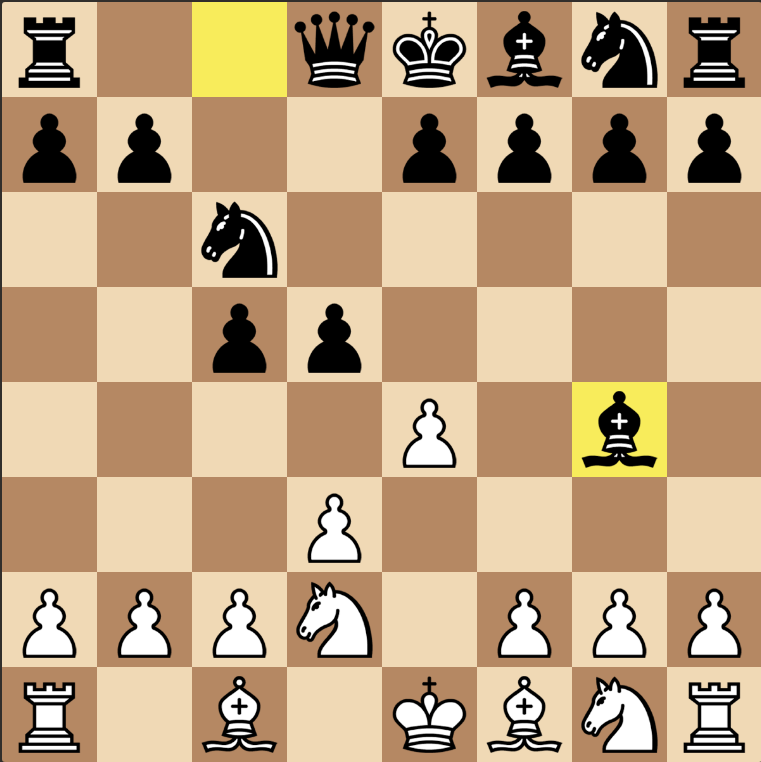
#> input picture board-testing/1.png, 761 x 762 px
$ jupyter execute --allow-errors main.ipynb   (older library calls are emulated)
#> lines starting #> are read from the running program, lines starting #| are printed output that depends on the picture; after the words box and inside, x2 and y2 are one past the last pixel; in counts of white or black regions, pixels touching at a corner belong together
[cell 1]
import sdl2
import sdl2.ext
import os
import ctypes

sdl2.ext.init()
#> (this line was passed over: sdl2 is not available in this run)

#> (the rest of this cell did not finish here and is left out)

[cell 2]
import cv2
from imutils import contours
import numpy as np
import pynput

[cell 3]
image = cv2.imread('1.png')
#> image is the input picture: shape (762, 761, 3); mean B, G, R 129.3, 163.2, 191.8
gray = cv2.cvtColor(image, cv2.COLOR_BGR2GRAY)
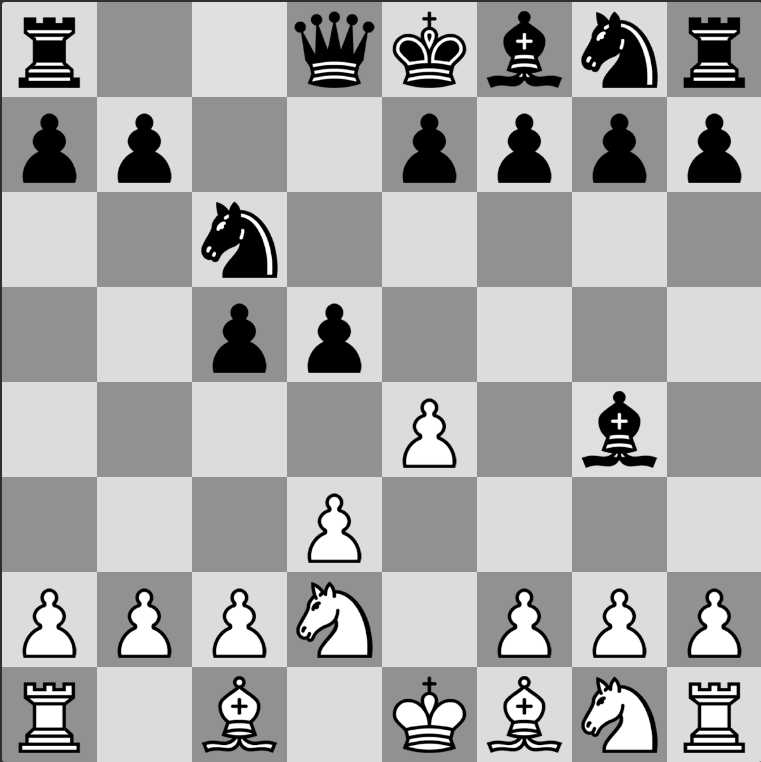
#> gray: shape (762, 761); min 0, max 255, mean 167.9
cv2.imwrite("2-1.png", gray)
thresh = cv2.adaptiveThreshold(gray,255,cv2.ADAPTIVE_THRESH_GAUSSIAN_C, cv2.THRESH_BINARY_INV,57,5)
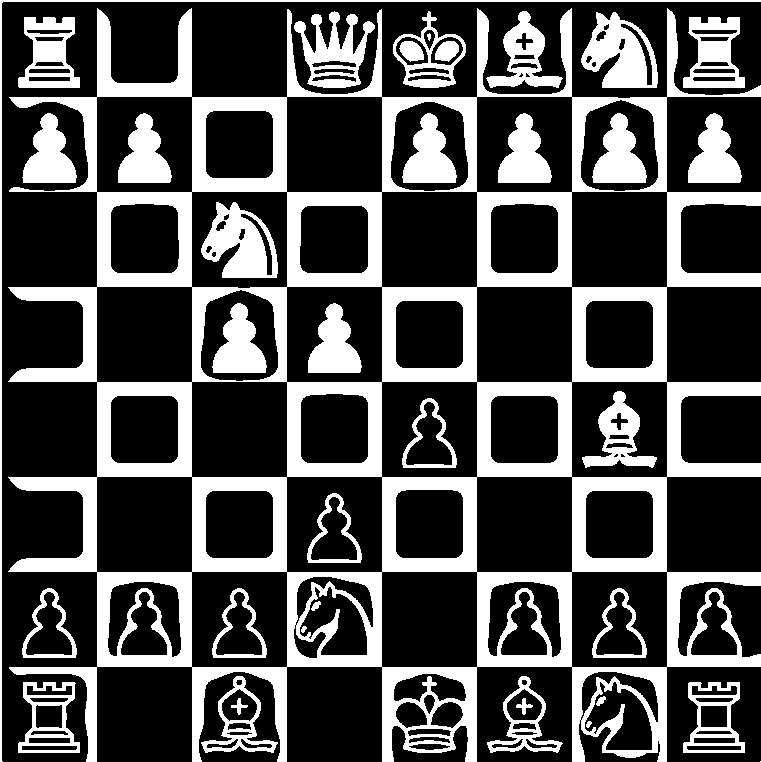
#> thresh: shape (762, 761); 29.9% white; 37 white regions (1 under 20 px)
cv2.imwrite("2.png", thresh)
#> Out = True

[cell 4]
# Filter out all numbers and noise to isolate only boxes
cnts = cv2.findContours(thresh, cv2.RETR_TREE, cv2.CHAIN_APPROX_SIMPLE)
#> cnts = 156 contours, 8 with area under 20; largest, box (x1, y1, x2, y2) and area: (8, 8, 761, 762) 370669, (191, 191, 288, 289) 9226, (571, 571, 668, 668) 9214, (381, 571, 478, 668) 9214, (191, 571, 288, 668) 9214
cnts = cnts[0] if len(cnts) == 2 else cnts[1]
for c in cnts:
    area = cv2.contourArea(c)
    if area < 1000:
        cv2.drawContours(thresh, [c], -1, (0,0,0), -1)
#> this loop made 156 passes
#> area on passes 2 to 4: 3015.5, 271.5, 250
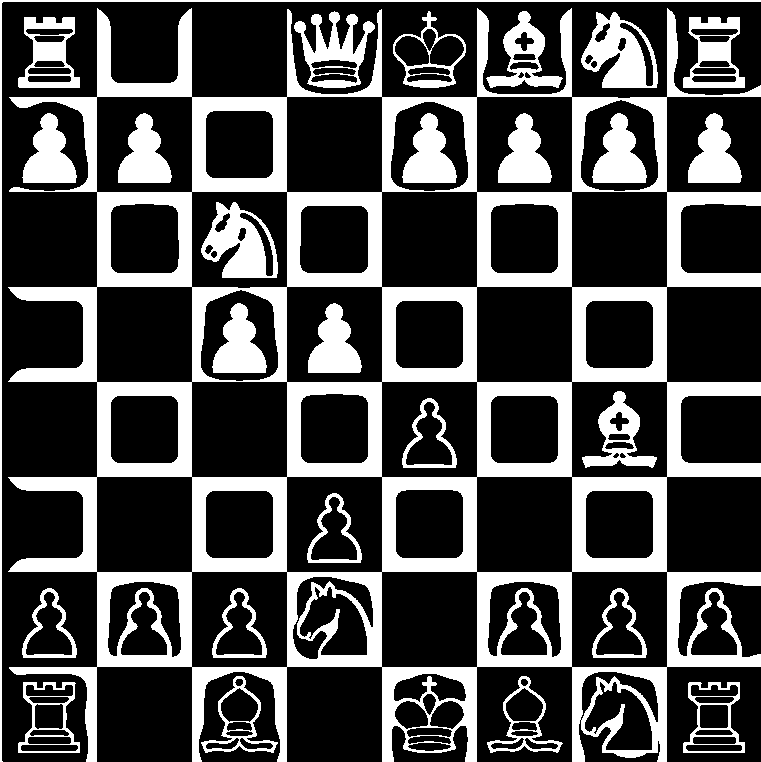
#> thresh: shape (762, 761); 28.9% white; 27 white regions, largest, box (x1, y1, x2, y2) and area: (8, 8, 761, 762) 118852, (581, 12, 658, 88) 3180, (201, 202, 278, 278) 3180

cv2.imwrite("3.png", thresh)
#> Out = True

[cell 5]
# Fix horizontal and vertical lines
vertical_kernel = cv2.getStructuringElement(cv2.MORPH_RECT, (1,5))
#> vertical_kernel = [1, 1, 1, 1, 1]
thresh = cv2.morphologyEx(thresh, cv2.MORPH_CLOSE, vertical_kernel, iterations=9)
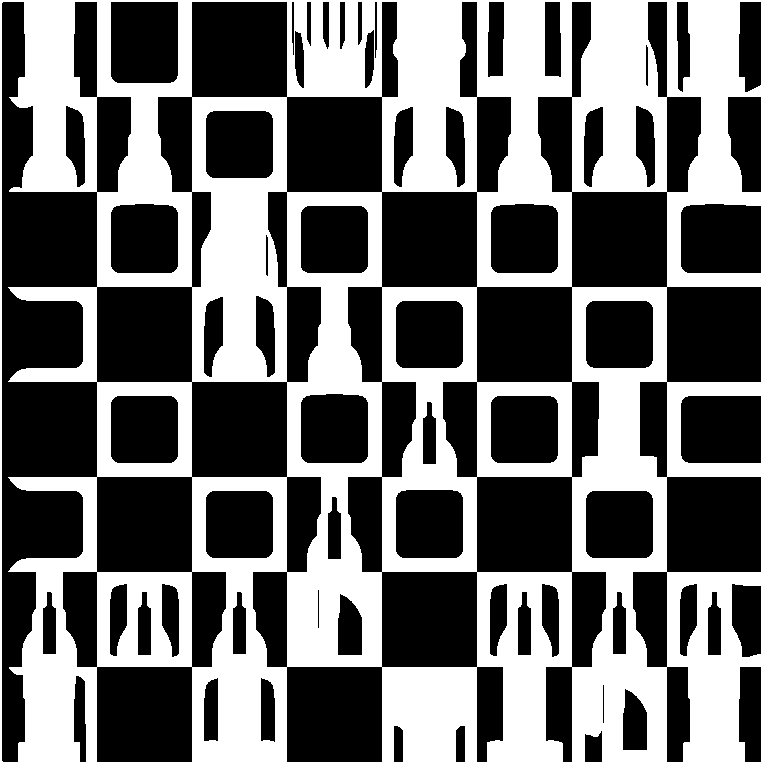
#> thresh: shape (762, 761); 42% white; 1 white region, box (x1, y1, x2, y2) and area: (0, 0, 761, 762) 243399
horizontal_kernel = cv2.getStructuringElement(cv2.MORPH_RECT, (5,1))
#> horizontal_kernel = [[1, 1, 1, 1, 1]]
thresh = cv2.morphologyEx(thresh, cv2.MORPH_CLOSE, horizontal_kernel, iterations=4)
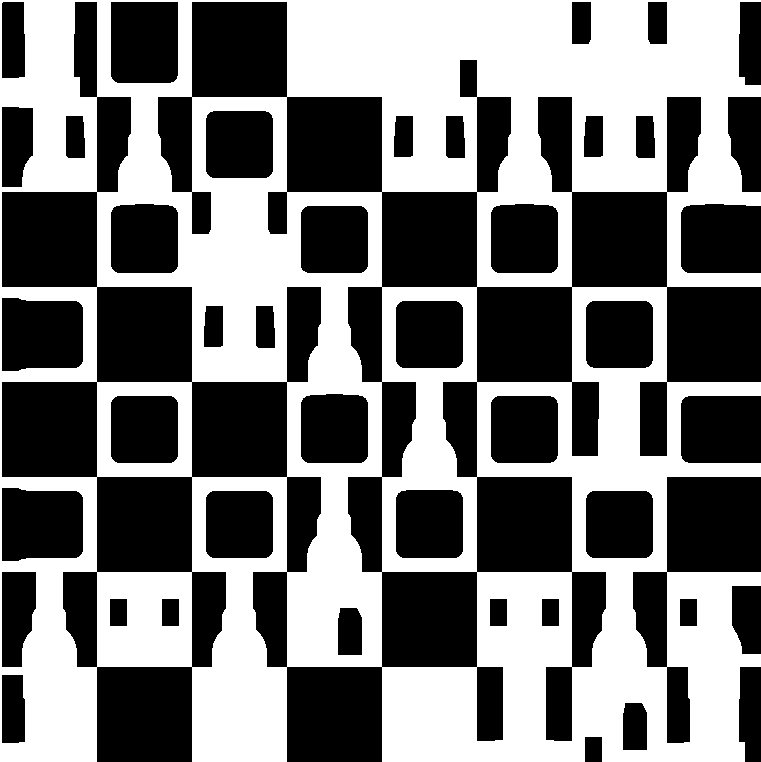
#> thresh: shape (762, 761); 46.5% white; 1 white region, box (x1, y1, x2, y2) and area: (0, 0, 761, 762) 269753

cv2.imwrite("4.png", thresh)

# Sort by top to bottom and each row by left to right
invert = 255 - thresh
#> invert: shape (762, 761); 53.5% white; 1 black region
cnts = cv2.findContours(invert, cv2.RETR_TREE, cv2.CHAIN_APPROX_SIMPLE)
#> cnts = 47 contours; largest, box (x1, y1, x2, y2) and area: (2, 2, 761, 762) 223460, (381, 286, 478, 573) 22068, (633, 477, 761, 743) 12932, (96, 571, 193, 668) 9214, (96, 381, 193, 478) 9214
cnts = cnts[0] if len(cnts) == 2 else cnts[1]
(cnts, _) = contours.sort_contours(cnts, method="top-to-bottom")
#> cnts = 47 contours; largest, box (x1, y1, x2, y2) and area: (2, 2, 761, 762) 223460, (381, 286, 478, 573) 22068, (633, 477, 761, 743) 12932, (96, 381, 193, 478) 9214, (96, 571, 193, 668) 9214

rows = []
row = []
for (i, c) in enumerate(cnts, 1):
    area = cv2.contourArea(c)
    if area < 50000:
        row.append(c)
        if i % 8 == 0:
            (cnts, _) = contours.sort_contours(row, method="left-to-right")
            rows.append(cnts)
            row = []
#> this loop made 47 passes
#> (c, area) on passes 38, 39, 40, 41, 42, 47: ([[680, 599], [680, 625], [696, 625], [696, 599]], 416), ([[542, 599], [542, 625], [558, 625], [558, 599]], 416), ([[490, 599], [490, 625], [506, 625], [506, 599]], 416), ([[162, 599], [162, 625], [178, 625], [178, 599]], 416), ([[110, 599], [110, 625], [126, 625], [126, 599]], 416), ([[585, 737], [585, 761], [601, 761], [601, 737]], 384)
#> area on passes 1 to 6: 1643, 733, 733, 5249, 223459.5, 1612.5
#> after the loop, rows = 5 items


# [9 lines of commented-out code are left out]

cv2.imwrite('thresh.png', thresh)
cv2.imwrite('invert.png', invert)
#> Out = True

[cell 6]
def draw_grid(img, grid_shape, color=(0, 255, 0), thickness=1):
#> called with grid_shape = (8, 8), color = (0, 255, 0), thickness = 1
    h, w, _ = img.shape
#> h = 762; w = 761
    rows, cols = grid_shape
    dy, dx = h / rows, w / cols
#> dy = 95.25; dx = 95.12

    # draw vertical lines
    for x in np.linspace(start=dx, stop=w-dx, num=cols-1):
        x = int(round(x))
        cv2.line(img, (x, 0), (x, h), color=color, thickness=thickness)

    # draw horizontal lines
    for y in np.linspace(start=dy, stop=h-dy, num=rows-1):
        y = int(round(y))
        cv2.line(img, (0, y), (w, y), color=color, thickness=thickness)
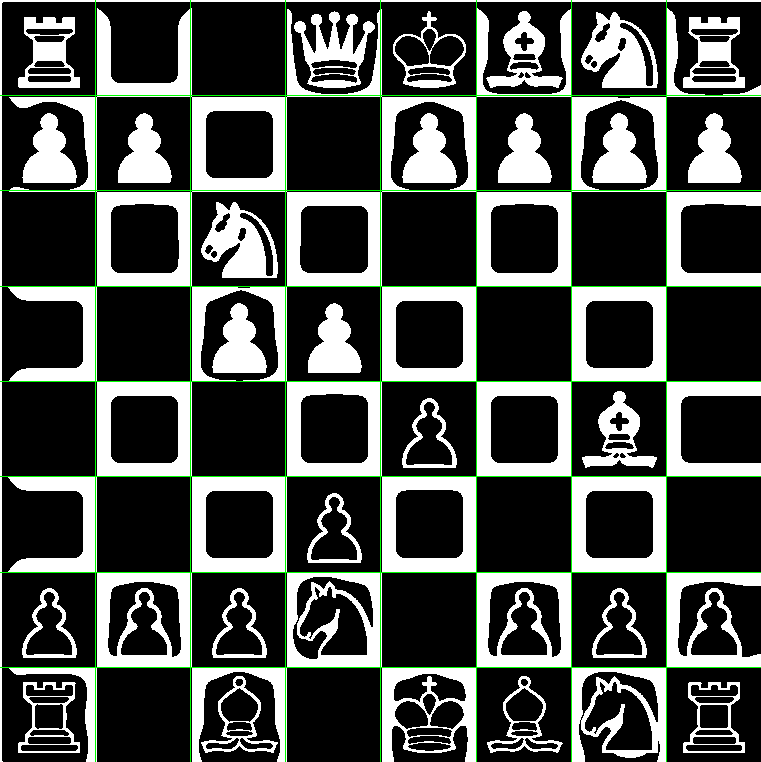
#> img: shape (762, 761, 3); mean B, G, R 71.3, 75.9, 71.3

    return img

[cell 7]
grid_image = cv2.imread('3.png')
draw_grid(grid_image, (8,8))
grid_image = cv2.imwrite('3.png', grid_image)
grid_image = cv2.imread('1-1.png')
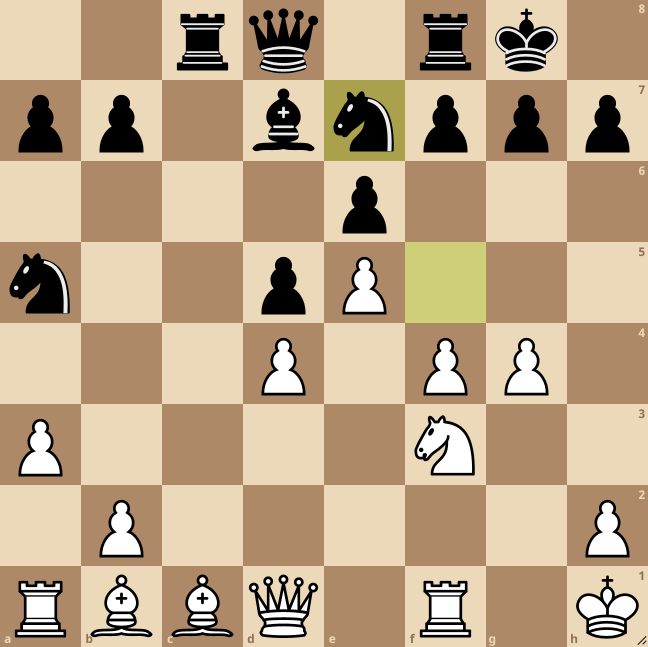
#> input picture board-testing/1-1.png, 1296 x 1294 px (shown at 1/2 size)
#> grid_image is the input picture: shape (1294, 1296, 3); mean B, G, R 135.9, 165.6, 189.5

def slice_board(board, nslices):
#> called with nslices = 8
    h, w, channels = board.shape
#> h = 1294; w = 1296; channels = 3
    slicesY = [(h//nslices)*n for n in range(1,nslices+1)]
    slicesX = [(w//nslices)*n for n in range(1,nslices+1)]
    tiles = []
    prevY = 0
    for y in slicesY:
        row = board[prevY:y, :]
        prevY = y
        prevX = 0
        for x in slicesX:
            tile = row[:, prevX:x]
            tiles.append(tile)
            prevX = x
#> this loop made 8 passes
#> pass 3, in slice_board, `row = board[prevY:y, :]`:
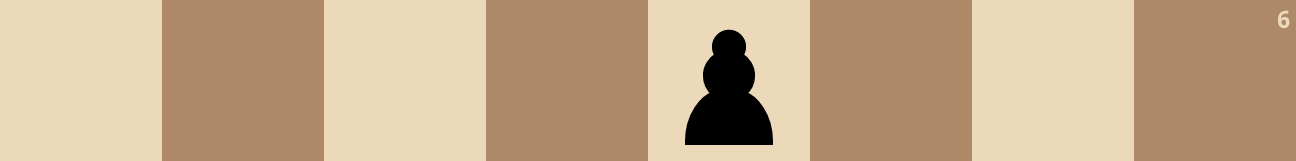
#> row: shape (161, 1296, 3); mean B, G, R 138.9, 170.4, 197.8
#> after the loop, tiles = 64 items
    return tiles
tiles = slice_board(grid_image, 8)
#> tiles = 64 items
for each in range(0, len(tiles)):
    cv2.imshow('tile'+str(each)+'.png', tiles[each])
    cv2.waitKey(0)
#> this loop made 64 passes
#> pass 1, `cv2.imshow('tile'+str(each)+'.png', tiles[each])`:
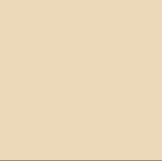
#> window 'tile0.png': shape (161, 162, 3); mean B, G, R 184.5, 216.5, 235.6
#> pass 2, `cv2.imshow('tile'+str(each)+'.png', tiles[each])`:
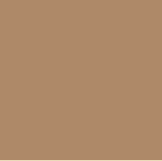
#> window 'tile1.png': shape (161, 162, 3); mean B, G, R 104.5, 137.5, 174.4
